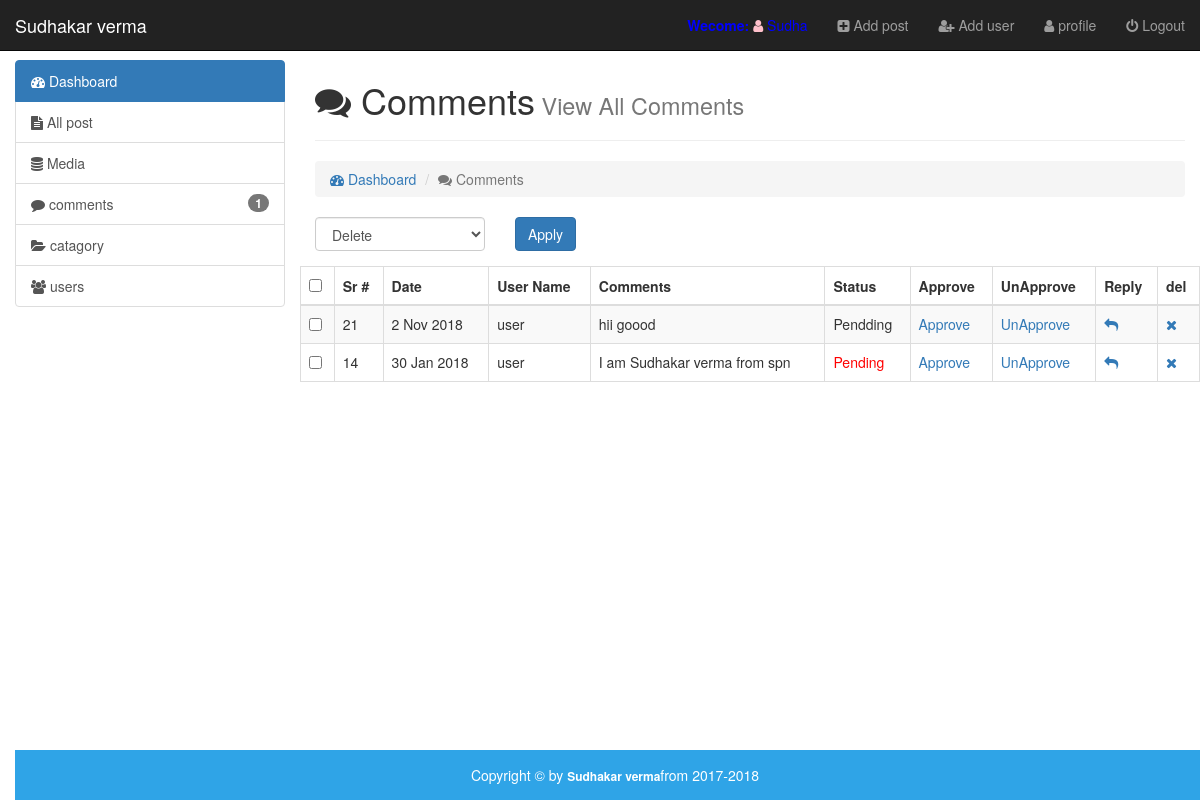
The app's page /cms/admin/comments.php (signed in) with its own data.
### tables this page shows
CREATE TABLE `comments` (
  `id` int(11) NOT NULL,
  `date` varchar(255) NOT NULL,
  `name` varchar(255) NOT NULL,
  `username` varchar(255) NOT NULL,
  `post_id` int(11) NOT NULL,
  `email` varchar(255) NOT NULL,
  `website` varchar(255) NOT NULL,
  `image` varchar(255) NOT NULL,
  `comment` text NOT NULL,
  `status` varchar(255) NOT NULL
);

### cms/admin/comments.php (the view, shortened to what this page needs)
 <?php
 require_once('inc/top.php');
 ?>
   </head>
   <body>
      <div id="wrapper">
       <?php
      require_once('inc/header.php');
 ?>
    <div class="container-fluid body-section">
       <div class="row">
          <div class="col-md-3">
   <?php
  require_once('inc/sidebar.php');
    ?>
      </div>
      <div class="col-md-9">
         <h1 class="animated fadeInRight"><i class="fa fa-comments"></i> Comments<small> View All Comments</small></h1><hr>
         <ol class="breadcrumb">
            <li><a href="#"><i class="fa fa-tachometer"></i> Dashboard </a></li>
            <li class="active"><i class="fa fa-comments"> </i> Comments </li>
         </ol>
         <?php
         $query="select * from comments order by id desc ";
         $run=mysqli_query($conn,$query);
          if (mysqli_num_rows($run) > 0)  {
         ?>
          <form action="" method="post">
          <div class="row">
            <div class="col-sm-8">
                <div class="row">
                  <div class="col-xs-4">
                    <div class="form-group">
                      <select name="bulk-options" id="" class="form-control">
                        <option value="delete">Delete</option>
                      </select>
                    </div>
                  </div>
                  <div class="col-xs-8">
                    <input type="submit" name="" class="btn btn-primary" value="Apply">
                </div>
            </div>
          </div>
          <table class="table table-bordered table-striped table-hover">
            <thead>
              <tr>
                <th><input type="checkbox" id="selectallboxes" ></th>
              <th>Sr #</th>
              <th>Date</th>
              <th>User Name</th>
              <th>Comments</th>
              <th>Status</th>
              <th>Approve</th>
              <th>UnApprove</th>
              <th>Reply</th>
              <th>del</th>
            </tr>
            </thead>
            <tbody>
              <?php
              while ($row=mysqli_fetch_array($run)) {
                $id=$row['id'];
                $username=$row['username'];
                 $status=$row['status'];
                  $comment=$row['comment'];
                  $post_id=$row['post_id'];
                $date=getdate($row['date']);
                $day = $date['mday'];
                $month =substr($date['month'], 0,3);
                $year =$date['year'];
              ?>
              <tr>
                <td><input type="checkbox" name="checkboxes[]" value="<?php  echo($id); ?>" class="checkboxes"></td>
              <td><?php echo$id; ?></td>
              <td><?php echo$day; ?> <?php echo$month; ?> <?php echo$year; ?></td>
              <td><?php echo$username; ?></td>
              <td><?php echo$comment; ?></td>
              <td><span style="color:<?php if ($status =='approve') {
                echo "green";
              } elseif ($status =='pending') {
                echo "red";
              }?> ;"><?php echo ucfirst($status); ?></span></td>
              <td><a href="comments.php?approve=<?php echo$id; ?>">Approve</a></td>
                <td><a href="comments.php?unapprove=<?php echo$id; ?>">UnApprove</a></td>
               <td><a href="comments.php?reply=<?php echo$post_id; ?>"><i class="fa fa-reply"></i></a></td>
              <td><a href="comments.php?del=<?php echo$id; ?>"><i class="fa fa-times"></i></a></td>
              </tr>
              <?php }
              ?>
                 </form>
          <?php
          }else{
          echo "<center><h2>NO Users Available Now</h2></center";
         }
           ?>
      </div>
   </div>
</div>
<?php require_once 'inc/footer.php'; ?>

### cms/admin/css/style.css (style rules this page uses)
html,body { height: 100%; }
body { padding-top:60px; }
#wrapper { min-height: 100%; position: relative; }
.body-section { padding-bottom:70px; }

### records on screen
comments: id "21", date "2", date "Nov", date "2018", username "user", comment "hii goood", status "Pendding"
comments: id "14", date "30", date "Jan", date "2018", username "user", comment "I am Sudhakar verma from spn", status "Pending"

### other values on screen
$num_of_rows "1"
